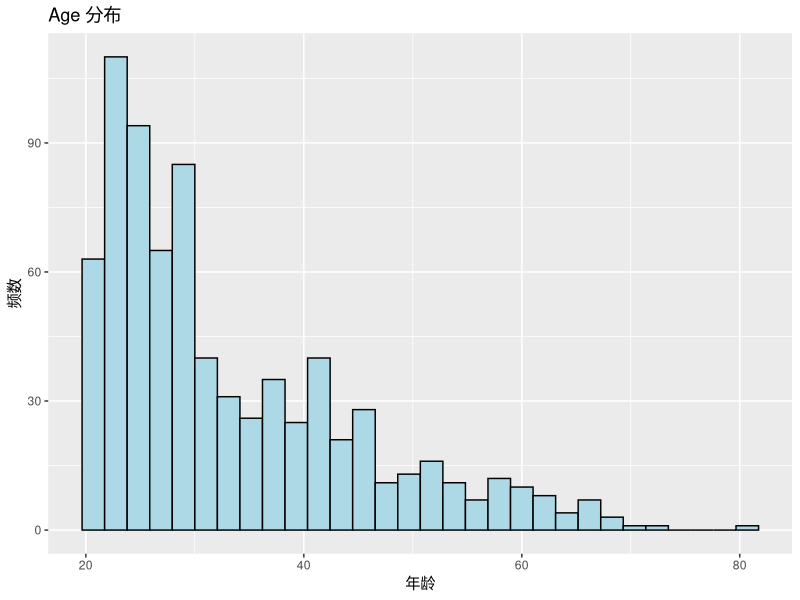
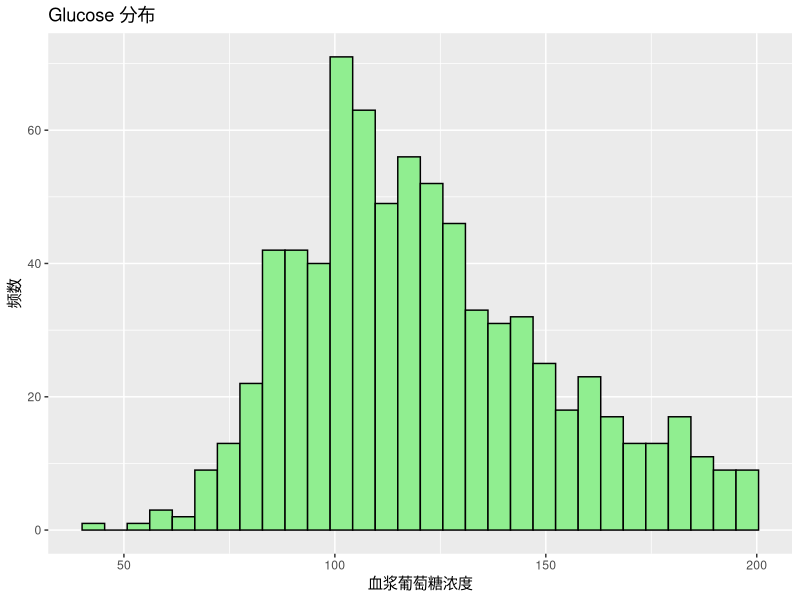
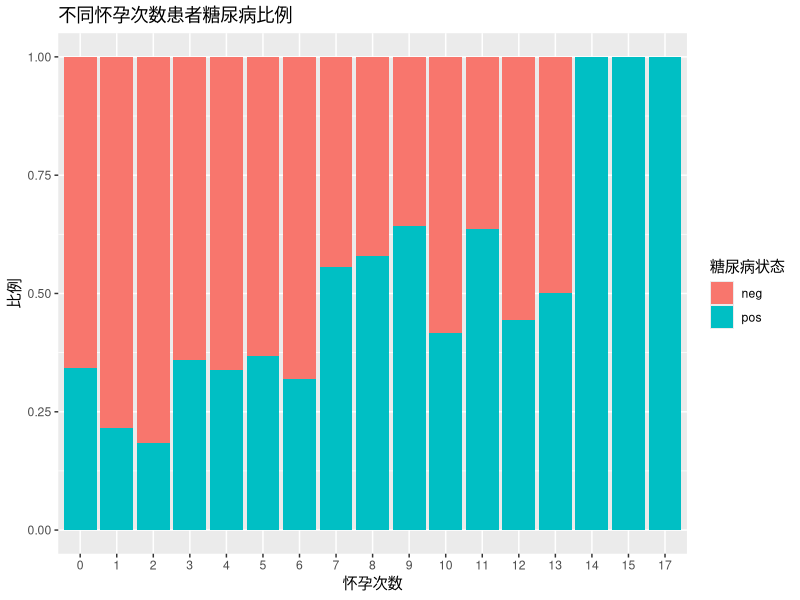
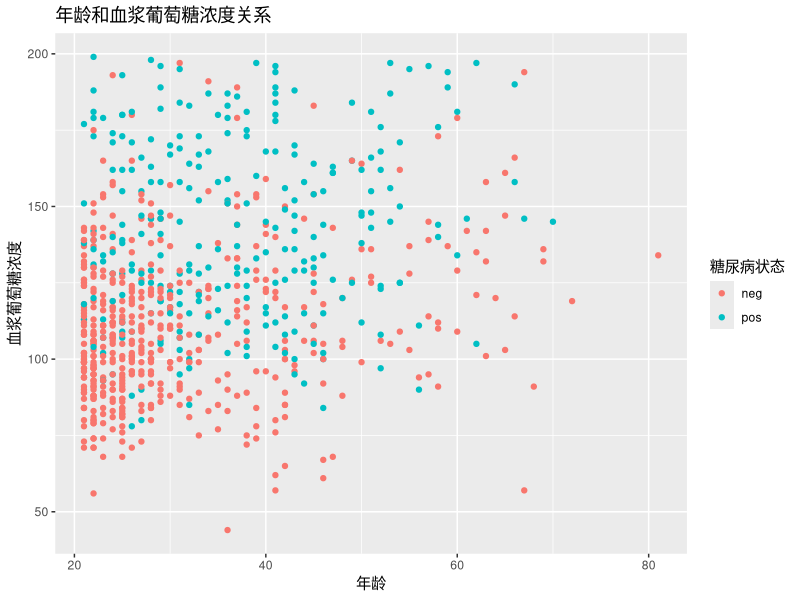

R code for these plots, in order:
## ---- chunk 1
# 若尚未安装 mlbench 包，请先安装

library(mlbench)


# 加载 Pima Indians Diabetes 数据集
data("PimaIndiansDiabetes")

# 将数据存储到 df 对象中
df <- PimaIndiansDiabetes

# 查看数据结构及前几行
str(df)
head(df)
## ---- chunk 2
# 查看每个变量的基本统计信息
summary(df)

# 检查缺失值的数量
sapply(df, function(x) sum(is.na(x)))
## ---- chunk 3
# 查看 glucose 中 0 值数量
sum(df$glucose == 0)

# 如果认为 0 为异常（不可能为 0），则将 0 替换为 NA
df$glucose <- ifelse(df$glucose == 0, NA, df$glucose)

# 查看更新后的缺失值情况
table(is.na(df$glucose))
## ---- chunk 4
# 对于目标变量 diabetes，将其确认转为 factor（若尚未是 factor）
df$diabetes <- as.factor(df$diabetes)

# 若需要，对其他变量进行标准化或归一化（这里简单示例，后面模型内会自动处理）
# 注：实际项目中，你可能需要对连续变量执行归一化或标准化步骤
## ---- chunk 5
library(ggplot2)

# 绘制 age 与 glucose 的直方图分布
ggplot(df, aes(x = age)) +
  geom_histogram(bins = 30, fill = "lightblue", color = "black") +
  labs(title = "Age 分布", x = "年龄", y = "频数")

ggplot(df, aes(x = glucose)) +
  geom_histogram(bins = 30, fill = "lightgreen", color = "black") +
  labs(title = "Glucose 分布", x = "血浆葡萄糖浓度", y = "频数")
## ---- chunk 6
# 分析怀孕次数对糖尿病的影响，可以将 pregnant 离散化
table(df$pregnant)

# 绘制怀孕次数与糖尿病状态的关系
ggplot(df, aes(x = as.factor(pregnant), fill = diabetes)) +
  geom_bar(position = "fill") +
  labs(title = "不同怀孕次数患者糖尿病比例", x = "怀孕次数", y = "比例", fill = "糖尿病状态")
## ---- chunk 7
# 散点图：age vs. glucose，不同糖尿病状态
ggplot(df, aes(x = age, y = glucose, color = diabetes)) +
  geom_point() +
  labs(title = "年龄和血浆葡萄糖浓度关系", x = "年龄", y = "血浆葡萄糖浓度", color = "糖尿病状态")
## ---- chunk 8
# 若尚未安装 caret 包，可先安装
if(!require(caret)){
  install.packages("caret")
  library(caret)
}

set.seed(123)
train_index <- createDataPartition(df$diabetes, p = 0.7, list = FALSE)
train_data <- df[train_index, ]
test_data <- df[-train_index, ]
## ---- chunk 9
# 训练逻辑回归模型（使用所有变量作为解释变量）
glm_model <- glm(diabetes ~ ., data = train_data, family = "binomial")

# 查看模型摘要
summary(glm_model)
## ---- chunk 10
# 在测试集上预测概率
pred_prob <- predict(glm_model, newdata = test_data, type = "response")

# 根据概率 0.5 分界点转换为类别
pred_class <- ifelse(pred_prob > 0.5, "pos", "neg")
pred_class <- factor(pred_class, levels = levels(test_data$diabetes))

# 构造混淆矩阵
conf_matrix <- table(Predicted = pred_class, Actual = test_data$diabetes)
print(conf_matrix)

# 计算准确率
accuracy <- sum(diag(conf_matrix)) / sum(conf_matrix)
cat("准确率 =", accuracy, "\n")
